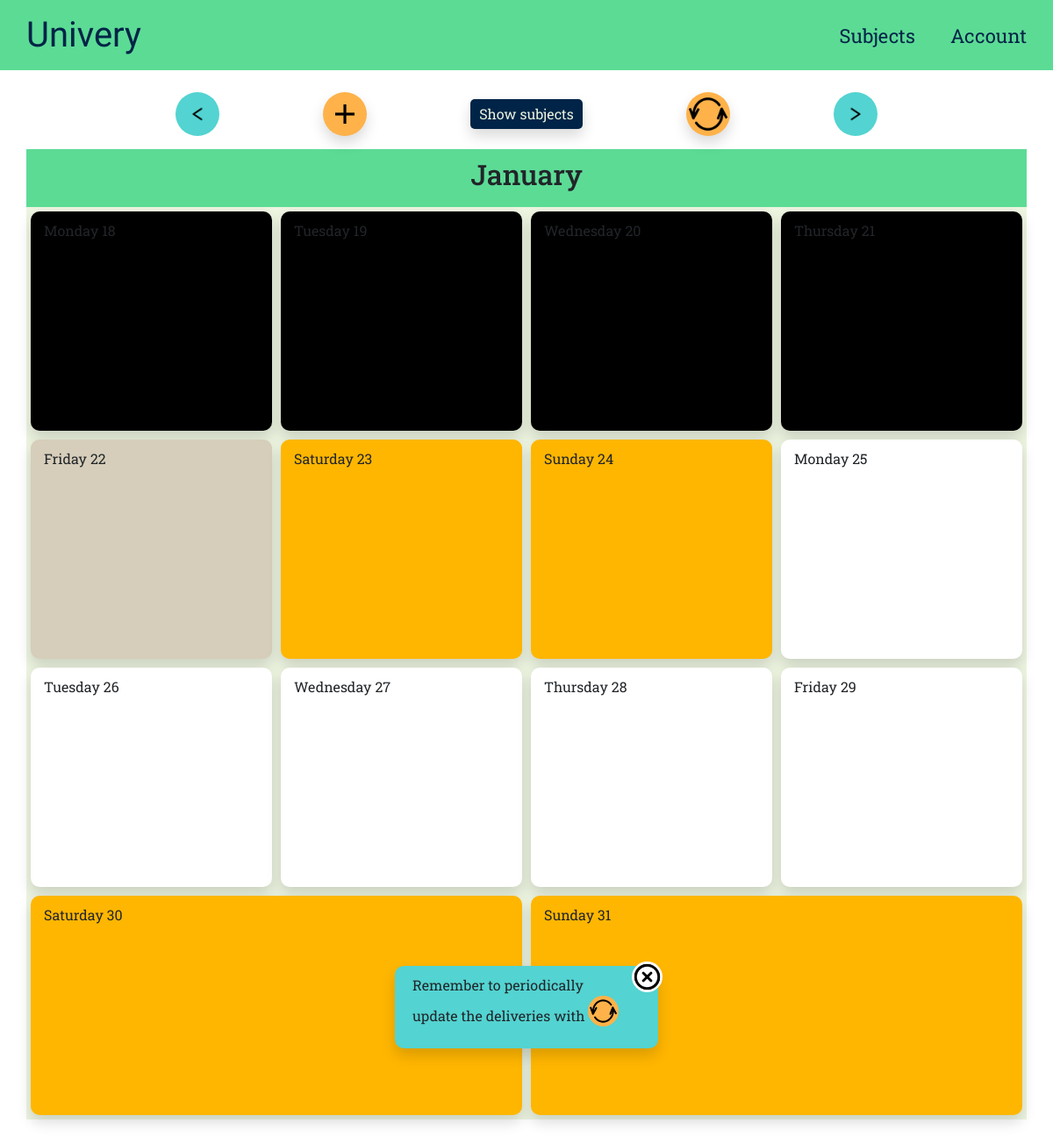
The app's page /calendar (signed in), older data.
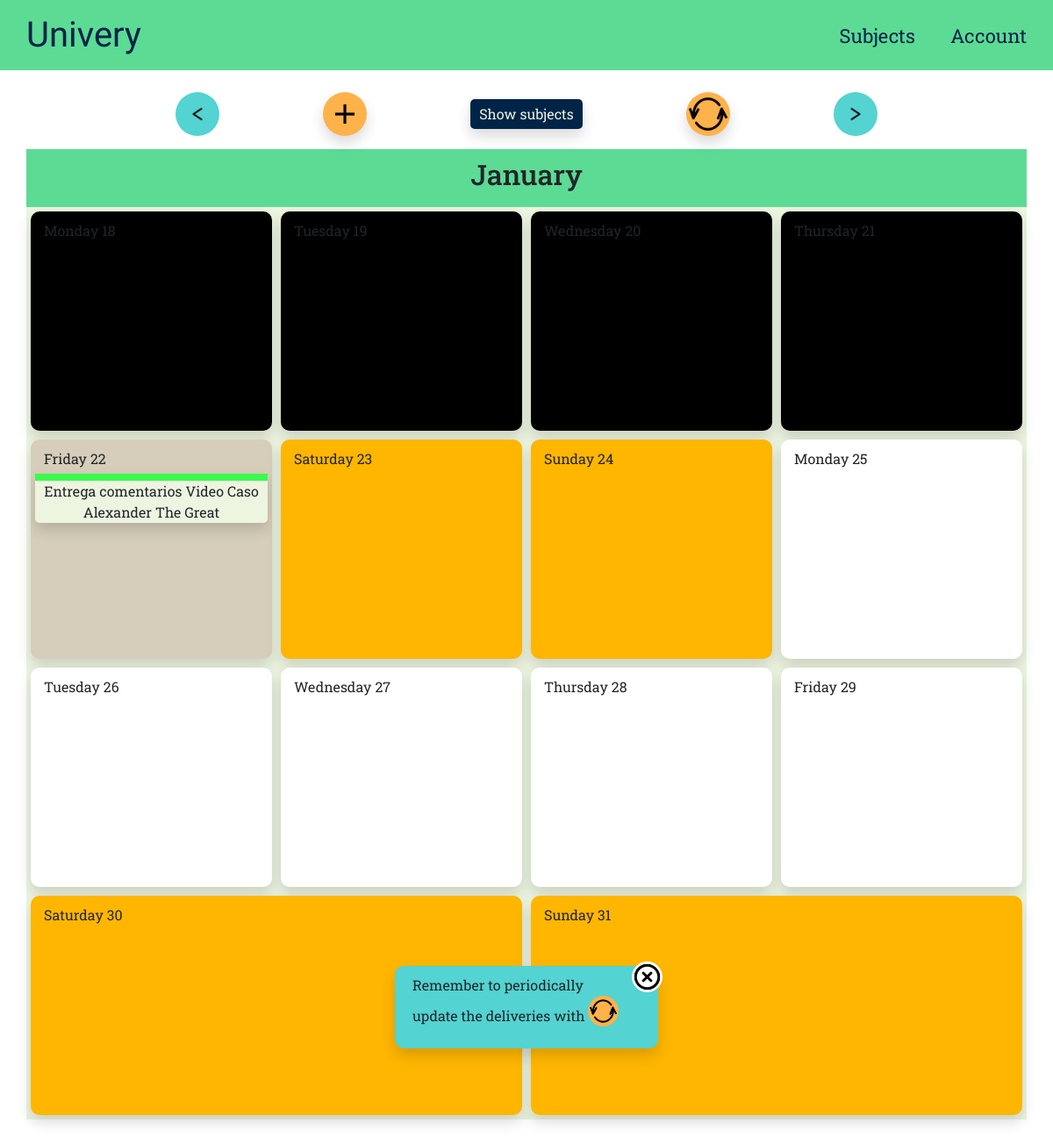
The same page, newer data.
### app/models.py (models this page shows, shortened)
class Delivery(db.Model):
    id = db.Column(db.Integer, primary_key=True)
    identification = db.Column(db.String(15), nullable=False, default=0)
    name = db.Column(db.String(80), nullable=False)
    description = db.Column(db.String(1000))
    toDate = db.Column(db.DateTime, nullable=True)
    toDateStr = db.Column(db.String(20), nullable=True)
    url = db.Column(db.String(300), nullable=True)
    hasEnded = db.Column(db.Boolean, nullable=False, default=False)
    subject_id = db.Column(db.String(15), db.ForeignKey('subject.identification'), nullable=False)
    users = db.relationship("UserDelivery", back_populates="delivery")

### app/deliveries/routes.py (the view)
@deliveries.route("/calendar")
@deliveries.route("/calendar/<int:n>")
@login_required
def calendar(n=0):
    days, month = get_days(n,
        lambda ud, i_day: ud.delivery.toDateStr == str(i_day.date()))
    return render_template('delivery/calendar.html', title="Calendar",
        days=days, month=month, view=n, actions=ACTIONS)

### app/deliveries/utils.py (called while the page is built)
def build_data(deliveries):
    return [{
            "id": ud.delivery.id,
            "name": ud.delivery.name,
            "description": ud.delivery.description,
            "toDate": ud.delivery.toDate,
            "toDateStr": ud.delivery.toDate.strftime(DATE_FORMAT),
            "url": ud.delivery.url,
            "type": getType(ud),
            "subject_name": getSubjectById(ud.delivery.subject_id).name,
            "subject_color": USbySubject(ud.delivery.subject_id).color
        } for ud in deliveries]

def getType(ud):
    if ud.isEliminated:
        return "Removed"
    elif ud.isDone:
        return "Done"
    return "Undone"

def get_days(view, restriction):
    today = datetime.today()
    first_day = today - timedelta(days=today.weekday()) # Current week's Monday
    first_day += timedelta(days=NDAYS*view)             # Go back/forward view weeks
    days, months = [], set()
    for i in range(0, NDAYS):
        i_day = first_day + timedelta(days=i)
        months.add(i_day.strftime("%B"))
        elements = {
            'deliveries':build_data([
                ud for ud in UDnotDone() if restriction(ud, i_day)
            ]) if i_day >= today else [],
            'day_name': i_day.strftime("%A") + " " + str(i_day.day),
            'color': day_color(today, i_day),
            'class': "hideCalendarMobile" if i_day < today else "",
            'id': str(i_day.day)+"-"+str(i_day.month)}
        days.append(elements)
    return days, "/".join(list(months))

def day_color(today, iday):
    if iday == today:
        return '#d6ceba'    # Color for today
    elif iday.weekday() > 4:
        return '#ffb600'    # Color for weekend
    elif iday < today:
        return '#000'       # Color for past
    else:
        return '#fff'       # Color for future

### app/global_utils.py (called while the page is built)
def UDnotDone():
    return db.session.query(UserDelivery).filter_by(
        user_id=current_user.id,
        isDone=False,
        isEliminated=False
    ).all()

def USbySubject(subject_id):
    return db.session.query(UserSubject).filter_by(
        subject_id=subject_id,
        user_id=current_user.id
    ).first()

def getSubjectById(id):
    return db.session.query(Subject
    ).filter_by(identification=id
    ).first()

### app/main/utils.py (called while the page is built)
    def __call__(self):
        if self.boolean:
            return render_template('errors/maintenance.html', title="Error")

### app/models.py (called while the page is built)
@login_manager.user_loader
def load_user(id):
    return User.query.get(int(id))

### app/templates/delivery/calendar.html
{% extends "home.html" %}
{% block deliveries %}
<div class="menu">
    <div class="info">
        <div>
            <a href="{{ url_for('deliveries.calendar', n=view-1) if view > 0 else pass}}">
                <img class="del-type-img" src="/static/web_pics/prev.png" alt="">
            </a>
        </div>
        <div>
            <a href="{{ url_for('deliveries.add_delivery', next=request.endpoint) }}">
                <img class="shadow action-img" src="/static/web_pics/add.png" alt="">
            </a>
        </div>
        <div>
            <p id="colors-btn" class="show-colors shadow">Show subjects</p>
        </div>
        <div>
            <a href="{{ url_for('deliveries.update_deliveries', next=request.endpoint) }}">
                <img class="shadow action-img" src="/static/web_pics/refresh.png" alt="">
            </a>
        </div>
        <div>
            <a href="{{url_for('deliveries.calendar', n=view+1)}}"><img class="del-type-img" src="/static/web_pics/next.png" alt=""></a>
        </div>
    </div>
    <div class="calendar-page">
        <h2 class="center-text sm-vr-pd">{{month}}</h2>
        <div class="calendar">
            {% for day in days %}
            <div class="day shadow {{day['class']}}" style="background-color: {{day['color']}};">
                <p class="day-name">{{day['day_name']}}</p>
                {% for d in day['deliveries'] %}
                <div id="{{day['id']}}" class="day-element shadow" onclick='openPopup({{ d|tojson }}, "/calendar/{{view}}", this.id)'
                     style="--color: {{d['subject_color']}};">
                    <p>{{d['name']}}</p>
                </div>
                {% endfor %}
            </div>
            {% endfor %}
        </div>
    </div>
</div>
{% endblock deliveries %}

### app/templates/home.html (shortened to what this page needs)
{% extends "base.html" %}
{% block content %}
<div class="home">
    {% block deliveries %}{% endblock deliveries %}
    <div class="popup-rem shadow" id="popup-reminder">
        <div style="flex-grow: 5;">
            <p>Remember to periodically update the deliveries
                with <img class="action-img" src="/static/web_pics/refresh.png" alt=""></p>
        </div>
        <div onclick="closePopup()" class="close" style="flex-grow: 2;">
            <img src="/static/web_pics/close.png" alt="" srcset="">
        </div>
    </div>
</div>
{% endblock content %}

### app/templates/base.html (shortened to what this page needs)
<html lang="en">
    <head>
        <link rel="stylesheet" type="text/css" href="/static/main.css">
        <link href="https://cdn.jsdelivr.net/npm/bootstrap@5.0.0-beta1/dist/css/bootstrap.min.css" rel="stylesheet">
    </head>
    <body>
        <header class="header">
            <div>
                <a class="logo" href="{{ url_for('main.home') }}">
                    Univery
                </a>
            </div>
            <div class="header-right">
                {% if current_user.is_authenticated %}
                <div><a href="{{ url_for('subjects.subjects_list') }}">Subjects</a></div>
                <div><a href="{{ url_for('users.account') }}">Account</a></div>
                {% else %}
                <div><a href="{{ url_for('users.login') }}">Login</a></div>
                <div><a href="{{ url_for('users.register') }}">Register</a></div>
                {% endif %}
            </div>
        </header>
    {% block content %}{% endblock %}
    </body>
</html>

### app/static/main.css (style rules this page uses)
* { margin: 0; padding: 0; -webkit-box-sizing: border-box; box-sizing: border-box; }
body { font-family: "Roboto Slab", serif; }
.center-text { text-align: center; }
.sm-vr-pd { padding-top: 10px; padding-bottom: 10px; }
.shadow { -webkit-box-shadow: rgba(255, 255, 255, 0.1) 0px 1px 1px 0px inset, rgba(50, 50, 93, 0.25) 0px 50px 100px -20px, rgba(0, 0, 0, 0.3) 0px 30px 60px -30px; box-shadow: rgba(255, 255, 255, 0.1) 0px 1px 1px 0px inset, rgba(50, 50, 93, 0.25) 0px 50px 100px -20px, rgba(0, 0, 0, 0.3) 0px 30px 60px -30px; }
.header { background-color: #5cdb95; padding: 10px 30px; display: -webkit-box; display: -ms-flexbox; display: flex; -webkit-box-pack: justify; -ms-flex-pack: justify; justify-content: space-between; }
.header a, .header a:hover { text-decoration: none; color: #002447; }
.header-right { display: -webkit-box; display: -ms-flexbox; display: flex; -webkit-box-align: center; -ms-flex-align: center; align-items: center; font-family: "Roboto Slab", serif; }
.header-right div { margin-left: 40px; font-size: 22px; }
.logo { font-family: "Yusei Magic", sans-serif; font-size: 40px; }
.calendar-page { background-color: #5cdb95; font-family: "Roboto Slab", serif; margin-bottom: 100px; }
.calendar { background-color: #edf5e1; display: -webkit-box; display: -ms-flexbox; display: flex; -ms-flex-wrap: wrap; flex-wrap: wrap; -ms-flex-line-pack: start; align-content: flex-start; }
.day { margin: 5px; padding: 10px 5px; border-radius: 10px; height: 250px; overflow-y: auto; -webkit-box-flex: 1; -ms-flex: 1 0 calc(100%/8); flex: 1 0 calc(100%/8); }
@media (max-width: 1400px) { .day { -webkit-box-flex: 1; -ms-flex: 1 0 calc(100%/5); flex: 1 0 calc(100%/5); } }
.day-name { padding: 0px; margin-bottom: 5px; margin-left: 10px; }
.day-element { cursor: pointer; border-top: var(--color) 8px solid; background-color: #edf5e1; border-bottom-left-radius: 5px; border-bottom-right-radius: 5px; padding: 0 2px; text-align: center; }
.action-img { margin: 15px 0px; background-color: #feb249; border-radius: 50%; width: 50px; }
.menu { width: 95%; margin: 10px auto; }
.info { width: calc(min(800px, 90%)); margin: 0 auto; display: -webkit-box; display: -ms-flexbox; display: flex; -webkit-box-pack: justify; -ms-flex-pack: justify; justify-content: space-between; -webkit-box-align: center; -ms-flex-align: center; align-items: center; }
.show-colors { font-family: "Roboto Slab", serif; margin: 0; background-color: #002447; padding: 5px 10px; color: #edf5e1; border-radius: 5px; cursor: help; }
.del-type-img { background-color: #53d3d1; border-radius: 50%; padding: 10px; width: 50px; }
.popup-rem { position: fixed; left: 50%; top: 80%; width: 300px; -webkit-transform: translate(-50%, 0); transform: translate(-50%, 0); background-color: #53d3d1; padding: 10px 20px; border-radius: 10px; font-family: "Roboto Slab", serif; }
.popup-rem img { width: 35px; border-radius: 50%; }
.popup-rem p { margin-bottom: 0; width: 95%; }
.popup-rem .action-img { margin-top: 0; }
.close { position: absolute; right: -5px; top: -5px; cursor: pointer; }
.close img { background-color: white; width: 35px; }

Row changes from the older to the newer data that the page shows:
now on this page (row edited): Delivery: name "Entrega comentarios Video Caso Alexander The Great"
